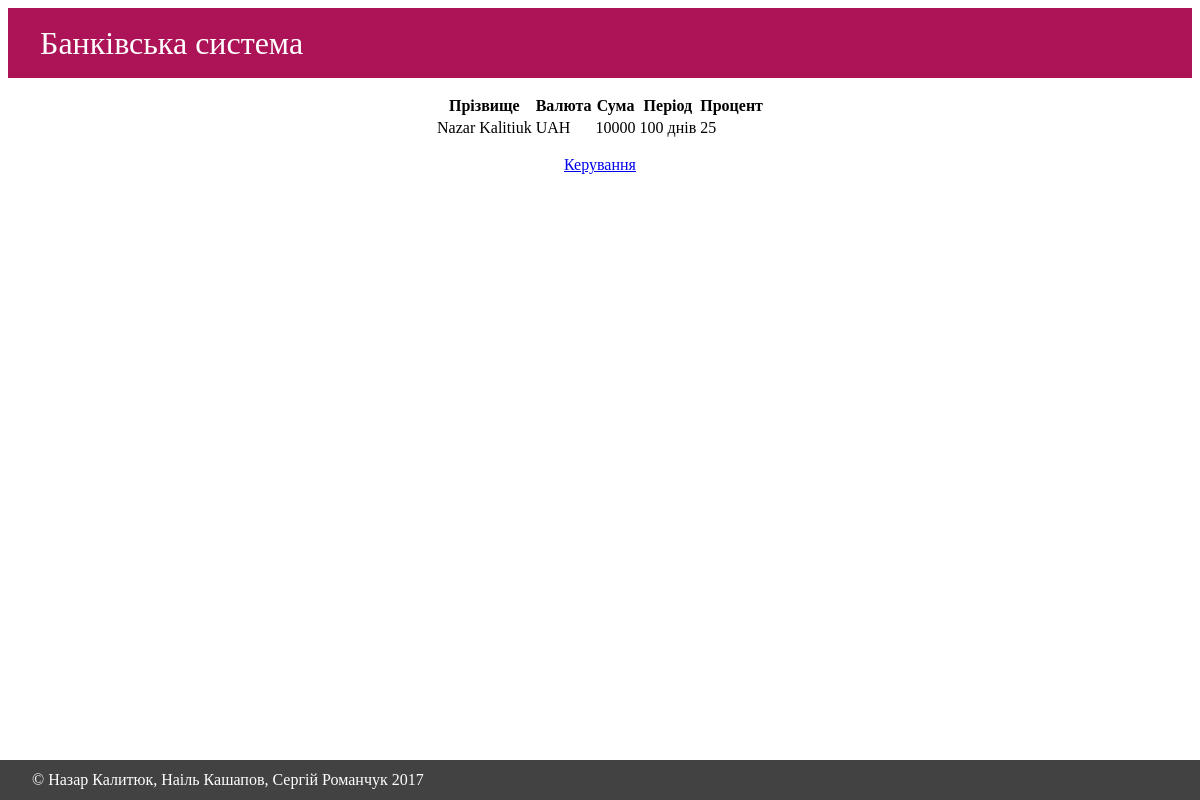
Before: / with the older database file.
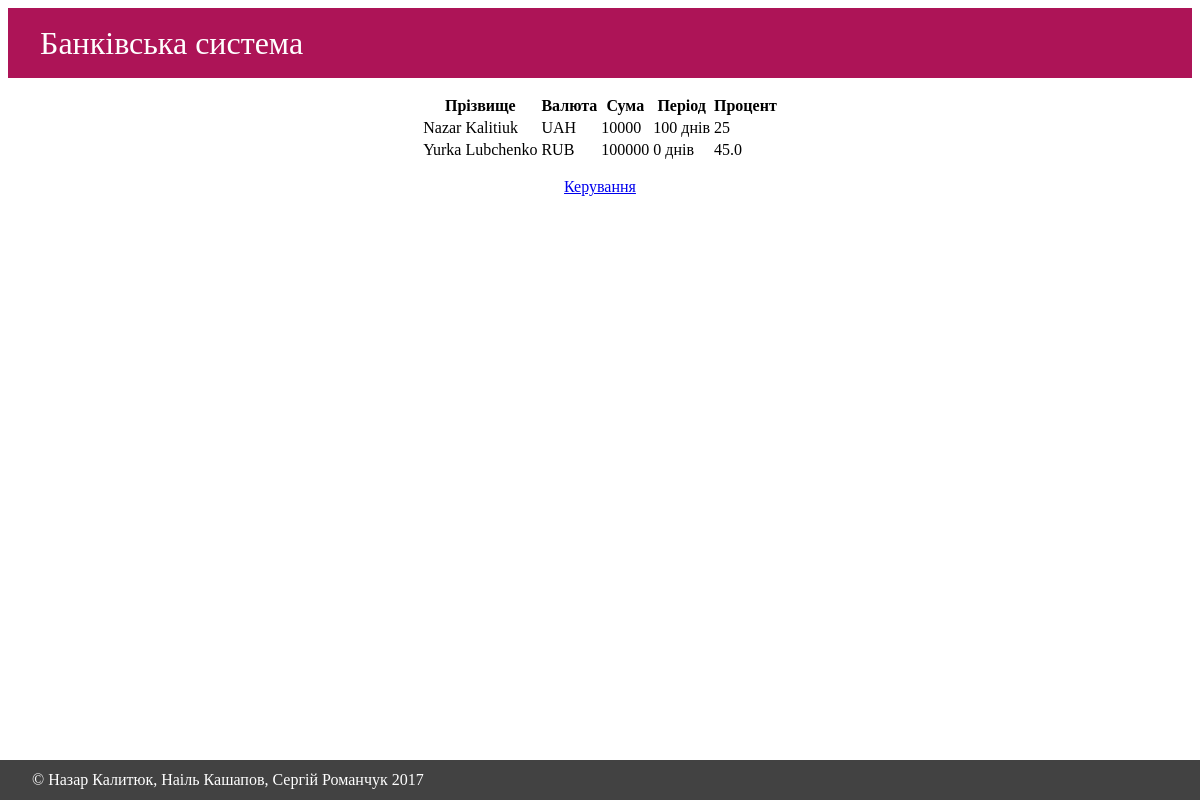
After: the same page with the newer database file.
### webSite/models.py (models this page shows, shortened)
class Client(models.Model):
    pib = models.CharField(max_length=300)
    passportInfo = models.CharField(max_length=100)
    phone = models.CharField(max_length=13)
    inn = models.CharField(max_length=20)

class Deposit(models.Model):
    employeeId = models.ForeignKey('Employee')
    clientId = models.ForeignKey('Client')
    CURRENCIES_SOURCE = (
        ('UAH', 'Hryvnia'),
        ('USD', 'Dollar USA'),
        ('EUR', 'Euro'),
        ('RUB', 'Russian ruble'),
    )
    currency = models.CharField(max_length=3,
                                      choices=CURRENCIES_SOURCE,
                                      default='UAH')
    sum = models.DecimalField(max_digits=10, decimal_places=2)
    periodDays = models.PositiveIntegerField()
    date = models.DateField(auto_now_add=True)
    persent = models.DecimalField(max_digits=4, decimal_places=3)
    isClosed = models.NullBooleanField()

### webSite/views.py (the view)
# urls.py: url(r'$', index, name='index')
def index(request):
    allDeposits = Deposit.objects.all();
    dtos = [];
    for deposit in allDeposits:
        dto = DTO();
        dto.deposit = deposit;
        dto.sum = float(deposit.sum);
        dto.period = deposit.periodDays;
        dto.pib = deposit.clientId.pib;
        dto.percent = (float(deposit.persent) - 1) * 100
        dtos.append(dto)
    template = loader.get_template('index.html')
    context = {
        'list': dtos,
    }
    return HttpResponse(template.render(context, request))

### webSite/templates/index.html (shortened to what this page needs)
<!DOCTYPE html>
<html lang="en">
<head>
    <link rel="stylesheet" href="https://code.getmdl.io/1.3.0/material.indigo-pink.min.css">
</head>
<body>
    <header>Банківська система</header>
    <table class="mdl-data-table mdl-js-data-table mdl-shadow--2dp">
        <thead>
            <tr>
                <th class="mdl-data-table__cell--non-numeric">Прізвище</th>
                <th class="mdl-data-table__cell--non-numeric">Валюта</th>
                <th>Сума</th>
                <th class="mdl-data-table__cell--non-numeric">Період</th>
                <th class="mdl-data-table__cell--non-numeric">Процент</th>
            </tr>
        </thead>
        <tbody>
        {% for item in list %}
            <tr>
                <td class="mdl-data-table__cell--non-numeric">{{ item.pib }}</td>
                <td class="mdl-data-table__cell--non-numeric">{{ item.deposit.currency }}</td>
                <td>{{ item.deposit.sum|floatformat }}</td>
                <td class="mdl-data-table__cell--non-numeric"> {{ item.deposit.periodDays }} днів</td>
                <td class="mdl-data-table__cell--non-numeric"> {{ item.percent|floatformat}} </td>
            </tr>
        {% endfor %}
        </tbody>
    </table>
    <a class="mdl-button mdl-js-button mdl-button--raised mdl-js-ripple-effect mdl-button--accent" href="/admin/">Керування</a>
    <footer>&copy; Назар Калитюк, Наіль Кашапов, Сергій Романчук 2017</footer>
</body>
</html>

### webSite/templates/index.html (style rules this page uses)
* { box-sizing: border-box; }
header { width: 100%; height: 70px; line-height: 70px; font-size: 2rem; background: #AD1457; padding-left: 2rem; color: white; }
body { width: auto; align-content: center; align-items: center; display: flex; flex-direction: column; }
table { margin: 1rem; }
footer { position: fixed; bottom: 0; width: 100%; height: 40px; line-height: 40px; background: #424242; padding-left: 2rem; color: white; }

Changed rows visible on the page:
added Client: pib "Yurka Lubchenko"
added Deposit: deposit.currency "RUB", deposit.sum "100000", deposit.periodDays "0"
Other visible differences:
new list line: "днів 45.0"
